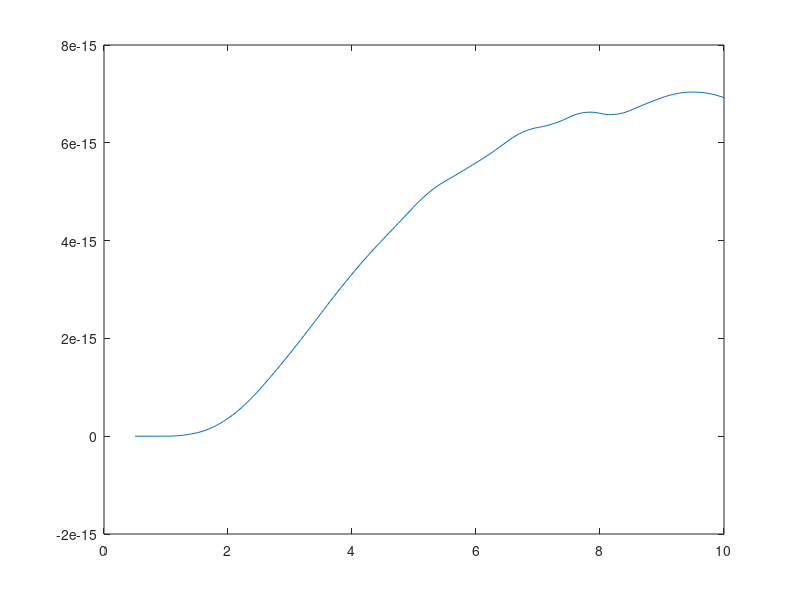

Write the MATLAB code that produced this figure.
function hw8p2again

Te = [0.5 0.6 0.7 0.8 0.9 1 1.5 2 2.5 3 3.5 4 4.5 5 5.5 6 6.5 7 7.5 8 8.5 9 9.5 10]; % Electron Temperature [eV]
OVi = [4.51e-25 3.02e-23 6.20e-22 6.04e-21 3.58e-20 1.5e-19 1.16e-17 1.08e-16 4.24e-16 1.08e-15 2.13e-15 3.59e-15 5.43e-15 7.61e-15 1.01e-14 1.28e-14 1.57e-14 1.88e-14 2.20e-14 2.53e-14 2.86e-14 3.20e-14 3.55e-14 3.90e-14];% Ionization Rate Coefficient [m^3/s]

pp = spline(Te,OVi);
qq = ppdiff(pp);
xx = linspace(Te(1),Te(end),200);
plot(xx,ppval(qq,xx))

end


function qq = ppdiff(pp,j)

if nargin < 1, help ppdiff, return, end
if nargin < 2, j = 1; end

% Check diff order
if ~isreal(j) || mod(j,1) || j < 0
    msgid = 'PPDIFF:DiffOrder';
    message = 'Order of derivative must be a non-negative integer!';
    error(msgid,message)
end

% Get coefficients
coefs = pp.coefs;
[m n] = size(coefs);

if j == 0
    % Do nothing
elseif j < n
    % Derivative of order J
    D = [n-j:-1:1; ones(j-1,n-j)];
    D = cumsum(D,1);
    D = prod(D,1);
    coefs = coefs(:,1:n-j);
    for k = 1:n-j
        coefs(:,k) = D(k)*coefs(:,k);
    end
else
    % Derivative kills PP
    coefs = zeros(m,1);
end

% Set output
qq = pp;
qq.coefs = coefs;
qq.order = size(coefs,2);
end